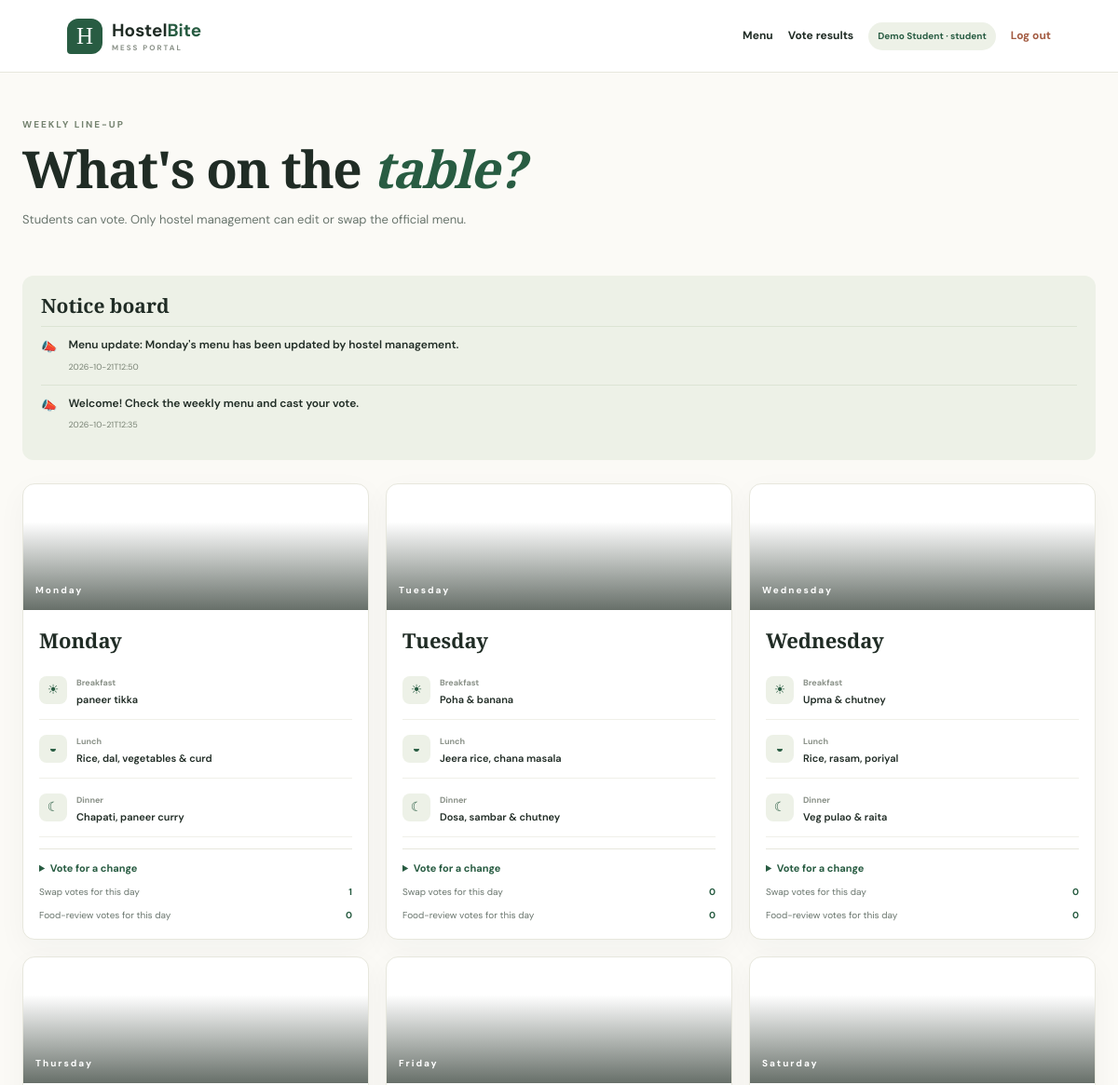
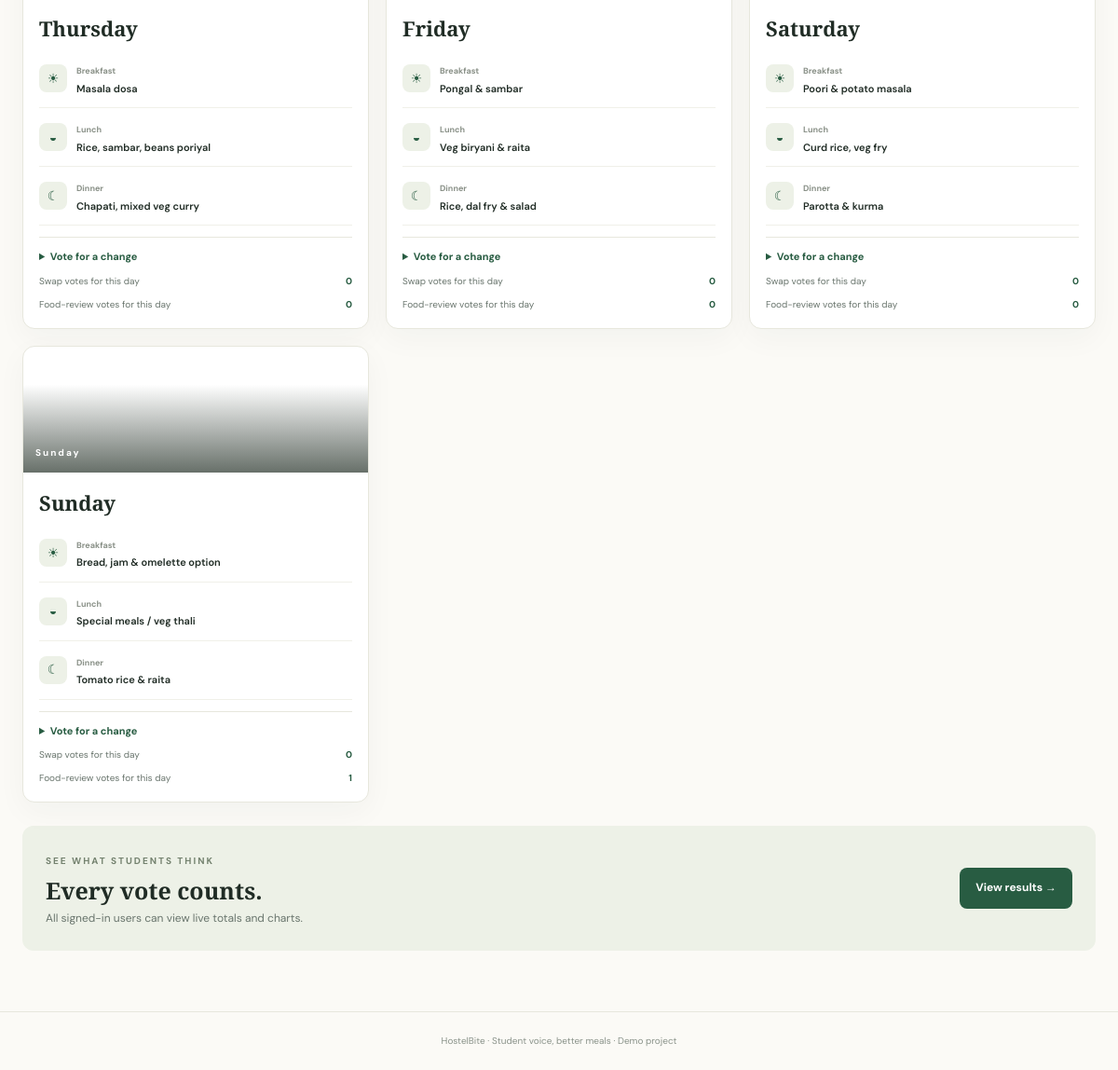
/menu (signed in), run on the app's committed database (2 pictures, top to bottom).
### tables this page shows
CREATE TABLE announcements(
          id INTEGER PRIMARY KEY AUTOINCREMENT, message TEXT NOT NULL, created_at TEXT NOT NULL,
          created_by INTEGER REFERENCES users(id)
        );

CREATE TABLE menu(
          day TEXT PRIMARY KEY, breakfast TEXT NOT NULL, lunch TEXT NOT NULL, dinner TEXT NOT NULL
        );

### app.py (the view)
@app.route("/menu")
@login_required
def menu():
    with connect() as db:
        rows = db.execute("SELECT * FROM menu ORDER BY CASE day WHEN 'Monday' THEN 1 WHEN 'Tuesday' THEN 2 WHEN 'Wednesday' THEN 3 WHEN 'Thursday' THEN 4 WHEN 'Friday' THEN 5 WHEN 'Saturday' THEN 6 ELSE 7 END").fetchall()
        announcements = db.execute("SELECT * FROM announcements ORDER BY id DESC LIMIT 5").fetchall()
        votes = db.execute("SELECT day,category,COUNT(*) count FROM votes GROUP BY day,category").fetchall()
    counts = {(r["day"],r["category"]):r["count"] for r in votes}
    return render_template("menu.html", menu_rows=rows, days=DAYS, meal_types=MEAL_TYPES, announcements=announcements, counts=counts)

### app.py (called while the page is built)
def connect():
    conn = sqlite3.connect(DB_PATH)
    conn.row_factory = sqlite3.Row
    conn.execute("PRAGMA foreign_keys = ON")
    return conn

def login_required(fn):
    @wraps(fn)
    def wrapper(*args, **kwargs):
        if not session.get("user_id"):
            return redirect(url_for("login"))
        return fn(*args, **kwargs)
    return wrapper

@app.context_processor
def inject_user():
    return {"current_user": session.get("display_name"), "current_role": session.get("role")}

### templates/menu.html (shortened to what this page needs)
{% extends 'base.html' %}{% block title %}Weekly menu | HostelBite{% endblock %}{% block content %}<section class="page-head"><span class="eyebrow">WEEKLY LINE-UP</span><h1>What's on the <em>table?</em></h1><p>Students can vote. Only hostel management can edit or swap the official menu.</p></section>
{% if announcements %}<section class="announcements"><h2>Notice board</h2>{% for a in announcements %}<article class="announcement"><span>📣</span><div><p>{{ a.message }}</p><small>{{ a.created_at }}</small></div></article>{% endfor %}</section>{% endif %}
<section class="menu-grid">{% for row in menu_rows %}<article class="menu-card"><div class="food-photo photo-{{ loop.index0 % 3 }}"><span>{{ row.day }}</span></div><div class="menu-card-body"><h2>{{ row.day }}</h2>{% for type,field in [('Breakfast','breakfast'),('Lunch','lunch'),('Dinner','dinner')] %}<div class="meal-line"><span class="meal-symbol">{{ '☀' if type=='Breakfast' else ('◒' if type=='Lunch' else '☾') }}</span><div><small>{{ type }}</small><p>{{ row[field] }}</p></div></div>{% endfor %}
{% if current_role=='student' %}<details class="vote-details"><summary>Vote for a change</summary></details>{% endif %}
<div class="vote-mini"><span>Swap votes for this day</span><b>{{ counts.get((row.day,'swap'),0) }}</b></div><div class="vote-mini"><span>Food-review votes for this day</span><b>{{ counts.get((row.day,'remove'),0) }}</b></div>
</div></article>{% endfor %}</section><section class="callout"><div><span class="eyebrow">SEE WHAT STUDENTS THINK</span><h2>Every vote counts.</h2><p>All signed-in users can view live totals and charts.</p></div><a class="btn" href="{{ url_for('results') }}">View results →</a></section>{% endblock %}

### templates/base.html (shortened to what this page needs)
<!doctype html><html lang="en"><head><link rel="stylesheet" href="{{ url_for('static',filename='css/style.css') }}{% block cssver %}{% endblock %}"></head><body>
<header class="topbar"><a class="brand" href="{{ url_for('index') }}"><span class="brand-mark">H</span><span>Hostel<span class="accent">Bite</span><small>MESS PORTAL</small></span></a>{% if current_user %}<nav><a href="{{ url_for('menu') }}">Menu</a><a href="{{ url_for('results') }}">Vote results</a>{% if current_role=='admin' %}<a href="{{ url_for('admin') }}">Management</a>{% endif %}<span class="user-chip">{{ current_user }} · {{ current_role }}</span><a class="logout" href="{{ url_for('logout') }}">Log out</a></nav>{% endif %}</header>
<main class="container">{% block content %}{% endblock %}</main><footer class="footer">HostelBite · Student voice, better meals · Demo project</footer></body></html>

### static/css/style.css (style rules this page uses)
:root { --ink:#202c25;--muted:#69756d;--paper:#fbfaf6;--green:#285c42;--lime:#dce9b5;--line:#e7e7dd;--orange:#f0a35b;--shadow:0 18px 55px rgba(37,58,43,.08) }
* { box-sizing:border-box }
body { margin:0;background:var(--paper);color:var(--ink);font:14px 'DM Sans',sans-serif;line-height:1.6 }
a { color:inherit;text-decoration:none }
.topbar { min-height:78px;padding:12px clamp(18px,6vw,90px);display:flex;align-items:center;justify-content:space-between;gap:20px;background:#fff;border-bottom:1px solid var(--line) }
.brand { display:flex;align-items:center;gap:10px;font-size:19px;font-weight:700;line-height:1 }
.brand-mark { width:38px;height:38px;display:grid;place-items:center;border-radius:12px 12px 12px 4px;background:var(--green);color:white;font:25px Georgia }
.accent { color:var(--green) }
.brand small { display:block;font-size:8px;letter-spacing:2px;color:#899087;margin-top:5px }
.topbar nav { display:flex;align-items:center;gap:16px;flex-wrap:wrap;font-size:12px;font-weight:700 }
.user-chip { background:#edf1e7;color:var(--green);border-radius:20px;padding:7px 10px;font-size:10px }
.logout { color:#a35b42 }
.container { max-width:1200px;padding:35px 24px 65px;margin:auto;min-height:75vh }
.footer { text-align:center;border-top:1px solid var(--line);padding:23px;color:#8a938a;font-size:10px }
.eyebrow { font-size:10px;letter-spacing:2px;color:#74826f;font-weight:700 }
.landing h1,.login-intro h1,.page-head h1 { font:600 clamp(42px,6vw,68px)/1.08 'Playfair Display',serif;letter-spacing:-1.5px;margin:14px 0 }
.landing h1 em,.login-intro h1 em,.page-head h1 em { color:var(--green) }
.landing p,.login-intro p,.page-head p { color:var(--muted);max-width:620px;line-height:1.9 }
.btn { border:0;display:inline-flex;align-items:center;justify-content:center;background:var(--green);color:#fff;border-radius:8px;padding:12px 17px;font-weight:700;font-size:12px;cursor:pointer }
.page-head { padding:8px 0 25px }
.page-head h1 { font-size:clamp(38px,5vw,55px);margin:8px 0 }
.page-head p { font-size:13px }
.announcements { background:#edf1e7;border-radius:12px;padding:18px 20px;margin:10px 0 25px }
.announcements h2 { font:600 21px 'Playfair Display',serif;margin:0 0 8px }
.announcement { display:flex;gap:12px;border-top:1px solid #dce4d4;padding:10px 0 }
.announcement p { margin:0;font-size:12px;font-weight:600 }
.announcement small { font-size:9px;color:#788274 }
.menu-grid { display:grid;grid-template-columns:repeat(3,minmax(0,1fr));gap:18px }
.menu-card { background:#fff;border:1px solid var(--line);border-radius:13px;overflow:hidden;box-shadow:0 10px 32px rgba(37,58,43,.04) }
.food-photo { height:135px;background-size:cover;background-position:center;display:flex;align-items:end;padding:13px;position:relative }
.food-photo:after { content:"";position:absolute;inset:0;background:linear-gradient(0deg,rgba(22,35,25,.65),transparent 70%) }
.food-photo span { z-index:1;color:#fff;font-size:10px;font-weight:700;letter-spacing:2px }
.photo-0 { background-image:url('https://images.unsplash.com/photo-1601050690597-df0568f70950?auto=format&fit=crop&w=900&q=80') }
.photo-1 { background-image:url('https://images.unsplash.com/photo-1546833999-b9f581a1996d?auto=format&fit=crop&w=900&q=80') }
.photo-2 { background-image:url('https://images.unsplash.com/photo-1565557623262-b51c2513a641?auto=format&fit=crop&w=900&q=80') }
.menu-card-body { padding:17px }
.menu-card-body h2 { font:600 22px 'Playfair Display',serif;margin:0 0 8px }
.meal-line { display:flex;align-items:center;gap:10px;border-bottom:1px solid #f0f0e9;padding:10px 0 }
.meal-symbol { width:30px;height:30px;display:grid;place-items:center;background:#edf1e7;color:var(--green);border-radius:8px }
.meal-line small { font-size:9px;color:#899087;font-weight:700 }
.meal-line p { font-size:11px;font-weight:600;margin:1px 0 }
.vote-details { margin-top:12px;border-top:1px solid var(--line);padding-top:12px }
.vote-details summary { font-size:11px;font-weight:700;color:var(--green);cursor:pointer }
.vote-mini { display:flex;justify-content:space-between;gap:10px;padding-top:9px;font-size:10px;color:var(--muted) }
.vote-mini b { color:var(--green) }
.callout { display:flex;align-items:center;justify-content:space-between;gap:20px;background:#edf1e7;border-radius:12px;padding:25px;margin-top:25px }
.callout h2 { font:600 25px 'Playfair Display',serif;margin:4px 0 }
.callout p { color:var(--muted);font-size:12px;margin:0 }

### data on the page
announcements: message "Menu update: Monday's menu has been updated by hostel management.", created_at "2026-10-21T12:50"
announcements: message "Welcome! Check the weekly menu and cast your vote.", created_at "2026-10-21T12:35"
menu: day "Monday", value "☀" "◒" "☾", type "Breakfast" "Lunch" "Dinner", breakfast "paneer tikka" "Rice, dal, vegetables & curd" "Chapati, paneer curry", get "1", get "0"
menu: day "Tuesday", value "☀" "◒" "☾", type "Breakfast" "Lunch" "Dinner", breakfast "Poha & banana" "Jeera rice, chana masala" "Dosa, sambar & chutney", get "0"
menu: day "Wednesday", value "☀" "◒" "☾", type "Breakfast" "Lunch" "Dinner", breakfast "Upma & chutney" "Rice, rasam, poriyal" "Veg pulao & raita", get "0"
menu: day "Thursday", value "☀" "◒" "☾", type "Breakfast" "Lunch" "Dinner", breakfast "Masala dosa" "Rice, sambar, beans poriyal" "Chapati, mixed veg curry", get "0"
menu: day "Friday", value "☀" "◒" "☾", type "Breakfast" "Lunch" "Dinner", breakfast "Pongal & sambar" "Veg biryani & raita" "Rice, dal fry & salad", get "0"
menu: day "Saturday", value "☀" "◒" "☾", type "Breakfast" "Lunch" "Dinner", breakfast "Poori & potato masala" "Curd rice, veg fry" "Parotta & kurma", get "0"
menu: day "Sunday", value "☀" "◒" "☾", type "Breakfast" "Lunch" "Dinner", breakfast "Bread, jam & omelette option" "Special meals / veg thali" "Tomato rice & raita", get "0", get "1"

### other printed values
{{ current_user }} "Demo Student"
{{ current_role }} "student"
